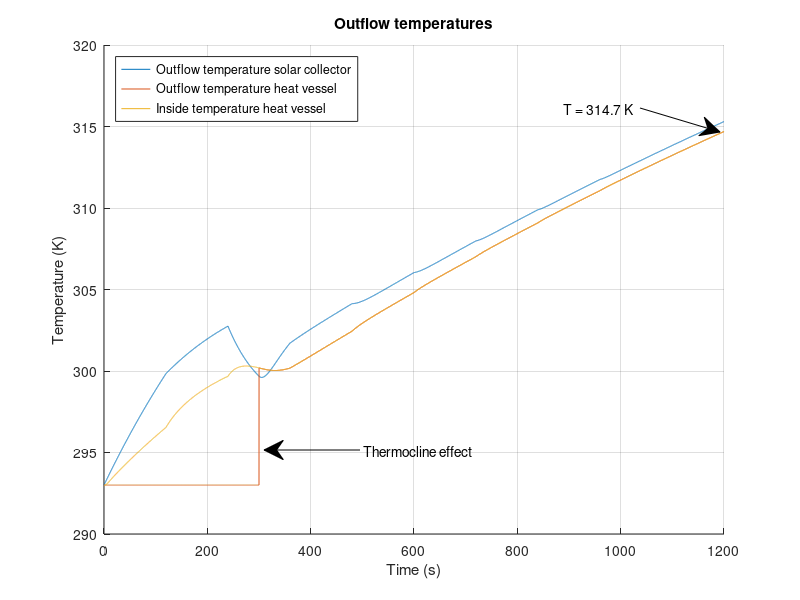

Write the MATLAB code that produced this figure.
%%%%%%%%%%%%%%%%%%%%%%%%%%%%%%%%%%%%%%%%%%%%
% Matlab model for Solar Collector Group 10%
%%%%%%%%%%%%%%%%%%%%%%%%%%%%%%%%%%%%%%%%%%%%
clc;
clear;
close all;
%%
%%%%%%%%%%%
%Constants%
%%%%%%%%%%%
%Natural costants:
    sigma = 5.67*10^(-8);                       %Stefan-Boltzmann constant
    v_out = 4.5;                                %Velocity of air outside the solar collector [m/s]
    v_in = 0;                                   %Velocity of air inside the solar collector [m/s]
%Emissivity
    e_Cu = 0.22;                                %Copper tube, value 0.052
    e_glass = 0.94;
    e_PVC = 0.91;                               %PVC tube
    e_foam = 0.9;                               %foam foil
    e_Al = 0.04;                                %Aluminum tape
    e_paint = 0.95;                             %Emissivity of black paint (for comparison)
    e_wood = 0.94;
    e_CuMatte = 0.22;                           %Emissivity of the copper tube after making it less reflective (for comparison)
%Thermal conductivity
    k_air = 0.026;                              %Air [W/(m*K)]
    k_tempex =0.03;                             %Tempex plate [W/(m*K)]
    k_Cu = 400;                                 %Copper tube [W/(m*K)]
    k_wood = 0.12;                              %Wood casing [W/(m*K)]
    k_Po = 0.13;                                %Polyurethane tube [W/(m*K)]
    k_PVC = 0.19;                               %PVC thermal conduc [W/(m*K)]
    k_foil = 0.04;                              %Polyethylene foam foil [W/(m*K)]
    k_glass = 0.78;                             %Thermal conductivity of the glass plate [W/(m*K)]
%Heat transfer coefficient
    h_out_air = 10.45 - v_out + 10*(v_out)^(1/2);%Outside solar collector air [W/(m^2*K)]
    h_in_air = 10.45 - v_in + 10*(v_in)^(1/2);  %Inside solar collector air [W/(m^2*K)]
    h_air = 2.5;                                %Still standing 298K air [W/(m^2*K)]
%Specific heat
    c_water = 4186;                             %Specific heat water [J/kgK]
    c_Cu = 386;                                 %Specific heat copper [J/kgK]
    c_Al = 922;                                 %Specific heat aluminium[J/kgK]
    c_air = 1007;                               %Specific heat air[J/kgK]
%Measurements
    D_Cu = 0.012;                               %Diameter of the copper tube [m]
    D_PolyTube = 0.008;                         %Diameter of the polyurathane pump tubes [m]
    R_Cu1 = 0.005;                              %Inner radius of the copper tube [m]
    R_Cu2 = 0.006;                              %Outer radius of  the copper tube [m]
    V_air = 0.04911;                            %Volume of the air in the solar collector [m^3]
    V_Al = 8.96*10^(-5);                        %Total volume of the aluminum tape
    L_Cu_SC = 6.63;                             %Length of the copper tube in the solar collector [m]
    L_CuTube = 6.630;                           %Total length of tube that's exposed to the air [m]
    L_PolyTube1 = 3;                            %Total length of polyurathane pump tube 1 [m]
    L_PolyTube2 = 3;                            %Total length of polyurathane pump tube 2 [m]
    d_frame = 0.05;                             %Thickness of the pinewood frame [m]
%Measurements Heat storage vessel
    D_pvc = 0.050;                              %Diameter PVC tube [m]
    R_pvcThick = 0.0018;                        %PVC wall thickness
    R_pvc1 = (D_pvc/2) - R_pvcThick;            %Inner Radius PVC tube [m]
    R_pvc2 = (D_pvc/2);                         %Outer Radius PVC tube [m]
    N_insLayers = 6;                            %Number of insulating polyethylene foam foil layers [m]
    R_polyFoil = N_insLayers * 0.003;           %Radius thickness polyethylene foam foil [m]
    L_Tube_HV = 0.71;                           %PVC length [m]
%Measurements for in- and outlet connectors
    D_Po = 0.012;                               %Diameter of the polyurethane tube [m]
    R_Po1 = 0.004;                              %Inner radius of the polyurethane tube [m]
    R_Po2 = 0.006;                              %Outer radius of the polyurethane tube [m]
    L_Tube_HV_to_SC = 3;                        %Half of general setup length, HV to SC [m]
    L_Tube_SC_to_HV = 3;                        %Half of general setup length, SC to HV [m]
%Areas
    A_RadCu = 4*D_Cu*1.4+3*0.5*0.25*pi*(0.0898^2-0.0778^2)+2*0.012*0.15; %Sunlit area of the copper tube [m^2]
    A_RadAl = 0.670*1.4 - 4*0.012*1.4;                      %Sunlit area of the aluminum troughs [m^2]
    A_AirCu = 1.4*pi*D_Cu + 3*4.9594762*10^(-3) + 0.05*pi*D_Cu + 2*0.1*pi*D_Cu; %Area of the copper tube that's exposed to the air [m^2]
    A_AirTape = 1.971;                                      %Area of the aluminum tape that is exposed to the air [m^2]
    A_AirSS = 2*(1.64*0.67)+2*(0.67*0.065)+2*(0.065*1.72);  %Area of solar collector that is exposed to the air [m^2]
    A_frame = 2*(0.67*0.065)+2*(0.065*1.72);                %Area of sides touching pinewood [m^2]
    A_HV = 2*pi*(R_pvc2+R_polyFoil)*L_Tube_HV;              %Area of heat vessel [m^2] %%%%CHECK THIS
%Intensity
    I_sun = 1000;                               %Intensity of the artificial sun [W/m^2]
    I_glass = 950;                              %Intensity after absorption of glass plate [W/m^2]
%Temperatures
    T_sur = 293;                                %Temperature of the surroundings [K]
    T_in = 293;                                 %Temperature of the incoming water [K]
%Density
    rho_w = 1000;                               %Density of water [kg/m^3]
    rho_Cu = 8.3*10^3;                          %Density of copper [kg/m^3]
    rho_air = 1.29;                             %Density of air [kg/m^3]
    rho_Al = 2.70*10^3;                         %Density of aluminum [kg/m^3]
%Variables
    test_length = 20;                           %Given time in test [minutes]
    flowrate = 0.1;                             %Initial flowrate [L/min]
%%
%%%%%%%%%%%%%%
%Calculations%
%%%%%%%%%%%%%%
%%Aluminium reflection and absorption rates%%
dQdt_RadAl = (1-e_Al)*A_RadAl*I_glass;                                      %Energy that is reflected by the aluminum tape [W]
dQdt_RadAl_in = (e_Al)*A_RadAl*I_glass;                                     %Energy that is absorbed by the aluminum tape [W]
dQdt_RadCu = e_Cu*A_RadCu*I_glass + e_Cu*dQdt_RadAl;                        %Energy that is absorbed by the copper tube due to radiation [W]

%%Length of simulation%%
t_end = test_length*60;                                                     %End time [s]
t_step = 0.1;                                                               %Step size [s]
Steps = t_end/t_step;                                                       %Amount of steps

%%HEAT VESSEL%%
T_HV_table = zeros(3,Steps+1);                                              %Heat vessel table for data logging
T_HV_table(1,:) = 0:t_step:t_end;
T_HV_out=T_in;                                                              %Beginning temperature of water in the heat vessel [K]
m_SC_water = 0.512;                                                         %Max mass of water in the solar collector [kg]
m_HV_water = 1.2;                                                           %Max mass of water in the heat vessel  [kg]
m_out_tube =1/4*pi*((D_Po -2*0.002)^2)*L_Tube_HV_to_SC ;                    %Max mass of water in the outlettubing [kg]
m_hv_frac = 0;                                                              %Initial fraction hot water to cold water [-]

%%Thermocline HV start values%%
m_HV_new = 0;                                                               %Starting mass of hot water in HV  [kg]
m_HV_old = m_HV_water;                                                      %Starting mass of cold water in HV [kg]
T_HV_inside = T_in;                                                         %Starting temperature HV [K]

%%Tube Heat vessel --> Solar Collector%%
m_PolyTube1_water = (1/4)*pi*D_PolyTube^2*L_PolyTube1*rho_w;                %Maximum amount of water in the tube [kg]
T_SC_in = T_in;                                                             %Starting temperature [K]

%%SOLAR COLLECTOR%%
T_SC_table = zeros(3,Steps+1);                                              %Solar collector table for data logging
T_SC_table(1,:) = 0:t_step:t_end;
T_SC_out=T_in;                                                              %Beginning temperature of water in the solar collector [K]

%SC glass plate calculations
d_glass = 0.004;                                                            %Thickness of the glass plate [m]
A_glass = 0.67*(1.640+0.080);                                               %Area of the glass plate [m]

%%Tube Solar Collector --> Heat vessel%%
m_PolyTube2_water = (1/4)*pi*D_PolyTube^2*L_PolyTube2*rho_w;                %Maximum amount of water in the tube [kg]
T_HV_in = T_in;                                                             %Starting temperature [K]

%%General%%
m_Cu = (L_Cu_SC*pi*R_Cu2^2 - L_Cu_SC*pi*R_Cu1^2)*rho_Cu;                    %Mass of the copper tube in the solar collector [kg]
m_air = rho_air*V_air;                                                      %Mass of the air in the solar collector [kg]
m_Al = rho_Al*V_Al;                                                         %Total mass of the aluminum tape [kg]
T_air = T_in;                                                               %Starting temperature of the air [K]
T_Al = T_in;                                                                %Starting temperature of the aluminum tape [K]
m_flow = (flowrate/60/1000)*rho_w*t_step;                                   %Mass of water inflow from pump during t_step [kg]
%%
for t=0:t_step:t_end
    %%
    %%%%%%%%%%%%%%%%%%%%%%%%%%%%%%%%%%%%%%%%
    %       Variable flowrate              %
    %%%%%%%%%%%%%%%%%%%%%%%%%%%%%%%%%%%%%%%%
    if (120<t && t<1080)                                                   %Varying flow rate between 2 minutes and 18 minutes
          xStart = 0.2;                                                    %Flow rate after 2 minutes
          steptime = 0.4;                                                  %Stepsize of the flow rate after every 2 minutes
          N = 8;                                                           %Amount of steps
          pump = xStart + (0:N-1)*steptime;                                %Ceating array with differnt flow rates
          flowrate = pump(round((t-60)/120));                              %At what time which array (flow rate) should be picked
          m_flow = (flowrate/60/1000)*rho_w*t_step;                        %Mass of water inflow from pump during t_step [kg]
    elseif (1080<t && t<1200)                                              %Flow rate between 18 minutes and 20 minutes
          flowrate = 3;                                                    %Flow rate [L/min]
          m_flow = (flowrate/60/1000)*rho_w*t_step;                        %Mass of water inflow from pump during t_step [kg]
    end
    %%
    %%%%%%%%%%%%%%%%%%%%%%%%%%%%%%%%%%%%%%%%
    %       Equations for the vessel       %
    %%%%%%%%%%%%%%%%%%%%%%%%%%%%%%%%%%%%%%%%    
    %%%%%Insulation heat loss%%%%
    R_HV_PVC_cond = R_pvc1/(k_PVC*(2*pi*R_pvc2*L_Tube_HV));                     %Thermal resitance of conduction through PVC [K/W]
    R_HV_ins_Cond =  (log((R_pvc2 + R_polyFoil)/R_pvc2)) / (k_foil*A_HV);   %Thermal resitance of conduction through poly foam foil [K/W]
    R_HV_ins_Conv = 1 / (h_air*A_HV);                                       %Thermal resitance of convection outside poly foam foil [K/W]
    HL_RadOut_PVC = e_PVC * sigma * A_HV * (T_HV_inside^4 - T_sur^4);   %Heat loss due to radiation PVC [W]
    HL_RadOut_foam = e_foam * sigma * A_HV * (T_HV_inside^4 - T_sur^4); %Heat loss due to radiation foam foil [W]
    R_HV_ins_total = R_HV_PVC_cond + R_HV_ins_Cond + R_HV_ins_Conv;         %Total thermal resistance in series [K/W]
    %Total heat flow through insulation multiplied with fraction hot water
    dQdt_HV_insulation = m_hv_frac*(-((T_HV_inside - T_sur ) / R_HV_ins_total)-HL_RadOut_PVC-HL_RadOut_foam);   
    
    %%%%%End caps heat loss%%%%
    R_HV_cap_Conv = 1 /h_air*pi*(R_pvc2+R_pvcThick).^2;                     %Thermal resistance due to convection on end caps [K/W]
    R_HV_cap1 = R_pvcThick / (k_PVC * (pi*R_pvc2).^2);                      %Thermal resistance end-cap [K/W]
    R_HV_cap2 = R_HV_cap1;                                                  %Thermal resistance upper end cap [K/W]
    if m_hv_frac == 1
        %If heatvessel is full of hot water, heat loss from both end caps is presumed
        R_HV_caps_total = R_HV_cap1 + R_HV_cap2 + 2*R_HV_cap_Conv;
        dQdt_HV_caps = -((T_HV_inside - T_sur ) / R_HV_caps_total);
    else
        %If hot water not at bottom HV, only 1 end-cap
        R_HV_caps_total = R_HV_cap1 + R_HV_cap_Conv;                        
        dQdt_HV_caps = -((T_HV_inside - T_sur ) / R_HV_caps_total);
    end
    
    %%%%Total heat flow storage vessel%%%%
    dQdt_HV_total = dQdt_HV_insulation + dQdt_HV_caps;                      %Total heat flow storage vessel [W/m^2]
    
    %%%%Calculate internal temperature%%%%
    delta_T = (dQdt_HV_total*t_step/(m_HV_water*c_water));                  %Resulting delta T of heat flow [K]
    T_HV_inside = T_HV_inside+delta_T;                                      %Resulting internal temperature [K]
    
    %%%%Thermocline effect%%%% 
    if (m_HV_new < m_HV_water)                                              % Cold region thermocline provides outlfow HV
        m_HV_new = m_HV_new + m_flow;
        T_HV_inside = (m_flow*T_HV_in + T_HV_inside*m_HV_new)/(m_HV_new + m_flow);
        m_hv_frac = m_HV_new / m_HV_water;                                  %Fraction hot to cold water in HV
        m_HV_old = m_HV_old - m_flow;
        T_HV_out = T_in;                                                    %Resulting temperature outlfow if full of hot water
    else                                                                    %Thermocline when cold water has been dispersed
        T_HV_inside = (m_flow*T_HV_in + T_HV_inside*m_HV_new)/(m_HV_new + m_flow);
        m_hv_frac = 1;                                                      %Fraction of cold water to hot water is 1, used for heat losses in HV
        T_HV_out = T_HV_inside;                                             %Resulting temperature outlfow if not full of hot water
    end
    
    %%%%Log HV data for plotting%%%%
    Column = round((1/t_step)*t+1);                                         %Table time step counter
    T_HV_table(2,Column)=T_HV_out;                                          %Assign value for T_HV_out to the right space
    T_HV_table(3,Column)=dQdt_HV_total;                                     %Assign value for dQdt_HV_total to the right space
    T_HV_table(4,Column)=T_HV_inside;                                       %Assign value for inside temperature heat vessel
    
    %%
    %%%%%%%%%%%%%%%%%%%%%%%%%%%%%%%%%%%%%%%%
    %Tube 1 Heat vessel --> Solar collector%
    %%%%%%%%%%%%%%%%%%%%%%%%%%%%%%%%%%%%%%%%
    %%%%Inflow temperature%%%%
    m_PolyTube1_old = m_PolyTube1_water - m_flow;                           %Mass of water from t-t_step [kg]
    m_PolyTube1_new = m_flow;                                               %Mass of water added to the heat vessel during t_step [kg]
    T_SC_in = (m_PolyTube1_old*T_SC_in + m_PolyTube1_new*T_HV_out)/(m_PolyTube1_old+m_PolyTube1_new); %Inflow temperature [K] 
    
    %%%%Thermal resistance%%%%
    R_tube_out_Cond =  (log(R_Po2 /R_Po1)) / ((2*pi*k_Po*L_Tube_HV_to_SC ));%Thermal resitance of conduction outlet tubing [K/W]
    R_tube_out_Conv = 1 / (h_air*(2*pi*R_Po2)*L_Tube_HV_to_SC) ;           %Thermal resitance of convection outlet tubing [K/W]
    R_tube_out_total = R_tube_out_Cond + R_tube_out_Conv;                  %Total thermal resistance in series [K/W]
    
    %%%%Total heat flowflow%%%%
    dQdt_PolyTube1_total = -((T_HV_out - T_sur ) / R_tube_out_total);       %Total heat flow HV to SC[W/m^2]
    
    %%%%Outflow temperature
    delta_T = (dQdt_PolyTube1_total*t_step/(m_PolyTube1_water*c_water));    %Resulting delta T of heat flow [K]
    T_SC_in = T_SC_in+delta_T;                                              %Resulting outflow temperature [K]
    
    %%
    %%%%%%%%%%%%%%%%%%%%%%%%%%%%%%%%%%%%%%%%
    %  Equations for the solar collector   %
    %%%%%%%%%%%%%%%%%%%%%%%%%%%%%%%%%%%%%%%%
    m_SC_old = m_SC_water - m_flow;                                         %Mass of water from t-t_step [kg]
    m_SC_new = m_flow;                                                      %Mass of water added to the solar collector during t_step [kg]
    T_SC_out = (m_SC_old*c_water*T_SC_out + m_Cu*c_Cu*T_SC_out + m_SC_new*c_water*T_SC_in)/(m_SC_old*c_water + m_Cu*c_Cu + m_SC_new*c_water);

    %%%Heat transfer mechanisms in the solar collector%%%	
    dtQt_RadOut = e_Cu * sigma * A_AirCu * (T_SC_out^4 - T_air^4);          %Heat loss due to radiation [W]                
    R_CondOut = (log(R_Cu2/R_Cu1)) / (2*pi*k_Cu*L_CuTube);                  %Thermal resistance due to conduction in the copper tube [K/W]
    R_Cu_conv = 1 / (h_air*A_AirCu);                                         %Thermal resistance due to convection [K/W]
    R_SC_total = R_CondOut + R_Cu_conv;                                     %The total of all the thermal resistances [K/W]
  
    %%%%Total heat flow solar collector%%%%
    dQdT_SC_tube = ((T_SC_out - T_air) / R_SC_total);
    dQdt_SC_total = dQdt_RadCu - dQdT_SC_tube - dtQt_RadOut;        %Total heat flow solar collector [W/m^2]
    
    %%%%Calculate internal temperature%%%%    
    delta_T = (dQdt_SC_total*t_step)/(m_SC_water*c_water + m_Cu*c_Cu);      %Resulting delta T of heat flow [K]
    T_SC_out=T_SC_out+delta_T;                                              %Resulting outflow temperature [K]
    
    %%%%Log SC data for plotting%%%%
    Column = round((1/t_step)*t+1);                                         %Table time step counter
    T_SC_table(2,Column)=T_SC_out;                                          %Assign value for T to the right space
    T_SC_table(3,Column)=delta_T;                                           %Assign value for T to the right space
    
    %%
    %%%%%%%%%%%%%%%%%%%%%%%%%%%%%%%%%%%%%%%%
    %Tube 2 Solar collector --> Heat vessel%
    %%%%%%%%%%%%%%%%%%%%%%%%%%%%%%%%%%%%%%%%
    m_PolyTube2_old = m_PolyTube1_water - m_flow;                           %Mass of water from t-t_step [kg]
    m_PolyTube2_new = m_flow;                                               %Mass of water added to the heat vessel during t_step [kg]
   
    T_HV_in = (m_PolyTube2_old*T_HV_in + m_HV_new*T_SC_out)/(m_PolyTube2_old+m_HV_new); %Average internal HV temperature with inflow from SC [K]
    
    R_tube_in_Cond =  (log(R_Po2 /R_Po1)) / ((2*pi*k_Po*L_Tube_SC_to_HV )); %Thermal resitance of conduction inlet tubing [K/W]
    R_tube_in_Conv = 1 / (h_air*(2*pi*R_Po2)*L_Tube_SC_to_HV) ;             %Thermal resitance of convection inlet tubing [K/W]
    R_tube_in_total = R_tube_in_Cond + R_tube_in_Conv;                      %Total thermal resistance in series [K/W]
    
    %%%%Total flow
    dQdt_PolyTube2_total = -((T_HV_in - T_sur ) / R_tube_in_total);         %Total heat flow general setup SC to HV [W/m^2]

    delta_T = (dQdt_PolyTube2_total*t_step/(m_PolyTube2_water*c_water));    %Resulting delta T of heat flow [K]
    T_HV_in = T_HV_in+delta_T;                                              %Resulting outflow temperature [K]
        
    %%
    %%%%%%%%%%%%%%%%%%%%%%%%%%%%%%%%%%%%%%%%
    %            Air Temperature           %
    %%%%%%%%%%%%%%%%%%%%%%%%%%%%%%%%%%%%%%%%
    %To calculate dQdt_air_total, first the temperature of the aluminum tape has to be determined:
    dQdt_Al_conv = h_air*A_AirTape*(T_Al-T_air);                            %Convective heat loss aluminium tape [W/m^2]
    dQdt_Al_total = dQdt_RadAl_in - dQdt_Al_conv;                           %Total heat flow aluminium tape [W/m^2]
    delta_T = (dQdt_Al_total*t_step)/(m_Al*c_Al);                           %Resulting delta T aluminium tape [K]
    T_Al = T_Al + delta_T;                                                  %Temperature aluminium tape after delta T [K]

    %Air temperature:
    dQdt_CondEnv = -(k_wood * A_frame * (T_air - T_sur))/d_frame;               %Heat flow to the environment through the wood by conduction [W/m^2]
    dQdt_CondGlass = -(k_glass*A_glass*(T_air - T_sur))/d_glass;           %Heat flow to the environment through the glass by conduction [W/m^2]
    dQdt_air_total = dQdt_Al_conv + dQdt_CondEnv + dQdt_CondGlass + dQdT_SC_tube; %Total heat flow air inside solar collector [W/m^2]
     
    delta_T = (dQdt_air_total*t_step)/(m_air*c_air);                        %Resulting delta T of heat flow [K]
    T_air = T_air + delta_T;                                                %Resulting air temperature [K]
    
end
%%
%%%%%%%%%%
%Plotting%
%%%%%%%%%%

t_var=T_SC_table(1,:);          %Time variable
T_SC_var=T_SC_table(2,:);       %Outflow temperature solar collector
T_HV_var=T_HV_table(2,:);       %Outflow temperature heat vessel
T_HV_inside = T_HV_table(4,:);  %Inside temperature heat vessel

hold on
grid on

plot(t_var,T_SC_var);
plot(t_var,T_HV_var);
plot(t_var,T_HV_inside);

annotation('textarrow',[0.8 0.9], [0.82 0.78] ,'String','T = 314.7 K ');
annotation('textarrow', [0.45 0.33], [0.25 0.25], 'String', 'Thermocline effect');

ylabel('Temperature (K)')
legend({'Outflow temperature solar collector','Outflow temperature heat vessel','Inside temperature heat vessel'}, 'Location','northwest')

xlim([0 t_end]);
xlabel('Time (s)')
title('Outflow temperatures')
saveas(gcf,'Outflow temperature.jpg')
